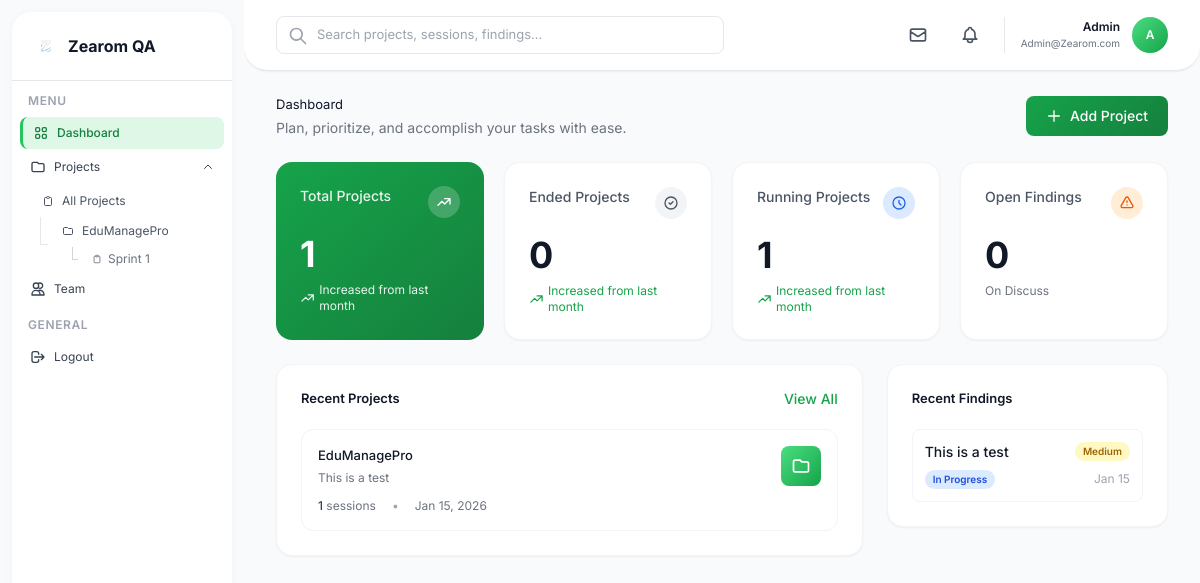
Page /dashboard (signed in) on the earlier database version.
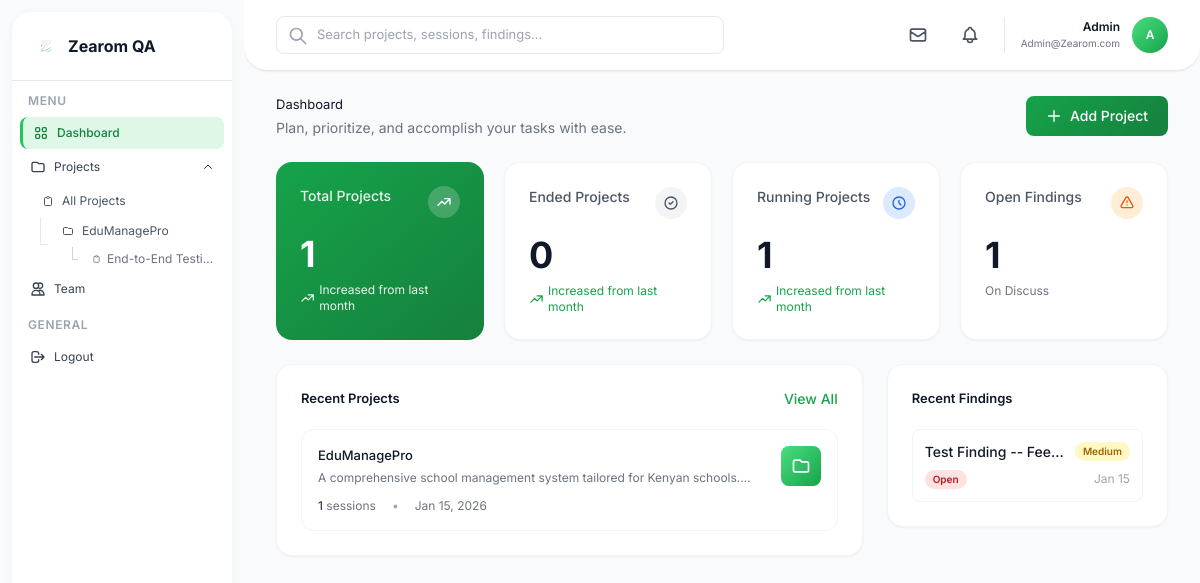
Same page on the later database version.
### app.py (models this page shows)
class TestingSession(db.Model):
    id = db.Column(db.Integer, primary_key=True)
    name = db.Column(db.String(200), nullable=False)
    description = db.Column(db.Text)
    status = db.Column(db.String(50), default='Active')
    project_id = db.Column(db.Integer, db.ForeignKey('project.id'), nullable=False)
    created_at = db.Column(db.DateTime, default=datetime.utcnow)
    updated_at = db.Column(db.DateTime, default=datetime.utcnow, onupdate=datetime.utcnow)
    findings = db.relationship('Finding', backref='session', lazy=True, cascade='all, delete-orphan')

class Project(db.Model):
    id = db.Column(db.Integer, primary_key=True)
    name = db.Column(db.String(200), nullable=False)
    description = db.Column(db.Text)
    created_by = db.Column(db.Integer, db.ForeignKey('user.id'), nullable=False)
    created_at = db.Column(db.DateTime, default=datetime.utcnow)
    updated_at = db.Column(db.DateTime, default=datetime.utcnow, onupdate=datetime.utcnow)
    sessions = db.relationship('TestingSession', backref='project', lazy=True, cascade='all, delete-orphan')
    categories = db.relationship('Category', backref='project', lazy=True, cascade='all, delete-orphan')

class Finding(db.Model):
    id = db.Column(db.Integer, primary_key=True)
    title = db.Column(db.String(200), nullable=False)
    description = db.Column(db.Text)
    severity = db.Column(db.String(50), default='Medium')
    status = db.Column(db.String(50), default='Open')
    session_id = db.Column(db.Integer, db.ForeignKey('testing_session.id'), nullable=False)
    category_id = db.Column(db.Integer, db.ForeignKey('category.id'))
    created_by = db.Column(db.Integer, db.ForeignKey('user.id'), nullable=False)
    status_updated_by = db.Column(db.Integer, db.ForeignKey('user.id'))
    status_updated_at = db.Column(db.DateTime)
    created_at = db.Column(db.DateTime, default=datetime.utcnow)
    updated_at = db.Column(db.DateTime, default=datetime.utcnow, onupdate=datetime.utcnow)
    screenshots = db.relationship('Screenshot', backref='finding', lazy=True, cascade='all, delete-orphan')

### app.py (the view)
@app.route('/dashboard')
@login_required
def dashboard():
    projects = Project.query.order_by(Project.updated_at.desc()).all()
    recent_findings = Finding.query.order_by(Finding.created_at.desc()).limit(10).all()
    stats = {
        'total_projects': Project.query.count(),
        'total_sessions': TestingSession.query.count(),
        'total_findings': Finding.query.count(),
        'open_findings': Finding.query.filter_by(status='Open').count()
    }
    return render_template('dashboard.html', projects=projects, recent_findings=recent_findings, stats=stats)

### app.py (called while the page is built)
@login_manager.user_loader
def load_user(user_id):
    return User.query.get(int(user_id))

@app.context_processor
def inject_sidebar_data():
    if current_user.is_authenticated:
        recent_projects = Project.query.filter_by(created_by=current_user.id) \
            .order_by(Project.updated_at.desc()).limit(3).all()
        return dict(sidebar_recent_projects=recent_projects)
    return dict(sidebar_recent_projects=[])

@app.context_processor
def inject_seo_defaults():
    return dict(
        site_name='Zearom QA',
        site_description='Comprehensive Quality Assurance management system for tracking projects, testing sessions, and findings.',
        site_url=request.url_root.rstrip('/')
    )

### templates/dashboard.html (shortened to what the changed rows need)
{% extends "base.html" %}
{% block content %}
<div class="mb-6">
    <div class="flex items-center justify-between">
        <div>
            <h1 class="text-gray-900 mb-1">Dashboard</h1>
        </div>
    </div>
</div>
<div class="grid grid-cols-1 md:grid-cols-2 lg:grid-cols-4 gap-5 mb-6">
            {% set completed_count = 0 %}
            {% for project in projects %}
                {% for session in project.sessions %}
                    {% if session.status == 'Completed' %}
                        {% set completed_count = completed_count + 1 %}
                    {% endif %}
                {% endfor %}
            {% endfor %}
    <div class="stat-card bg-white rounded-2xl p-6 shadow-sm border border-gray-100">
        <div class="flex items-start justify-between mb-4">
            <h3 class="text-sm font-medium text-gray-600">Open Findings</h3>
            <div class="w-8 h-8 bg-orange-100 rounded-full flex items-center justify-center">
            </div>
        </div>
        <div class="text-4xl font-bold text-gray-900 mb-2">{{ stats.open_findings }}</div>
        <div class="text-xs text-gray-500">On Discuss</div>
    </div>
</div>
<div class="grid grid-cols-1 lg:grid-cols-3 gap-6">
    <div class="lg:col-span-2">
        <div class="bg-white rounded-2xl shadow-sm border border-gray-100 p-6">
            <div class="flex items-center justify-between mb-5">
                <h2 class="font-semibold text-gray-900">Recent Projects</h2>
            </div>
            <div class="space-y-3">
                {% for project in projects[:5] %}
                <a href="{{ url_for('project_detail', project_id=project.id) }}" class="block p-4 border border-gray-100 rounded-xl hover:border-green-200 hover:bg-green-50 transition">
                    <div class="flex items-start justify-between">
                        <div class="flex-1">
                            <h3 class="font-medium text-gray-900 mb-1">{{ project.name }}</h3>
                            <p class="text-xs text-gray-500 line-clamp-1">{{ project.description or 'No description' }}</p>
                            <div class="flex items-center space-x-4 mt-3">
                                <span class="text-xs text-gray-500">
                                    <span class="font-medium text-gray-700">{{ project.sessions|length }}</span> sessions
                                </span>
                                <span class="text-xs text-gray-400">•</span>
                                <span class="text-xs text-gray-500">{{ project.updated_at.strftime('%b %d, %Y') }}</span>
                            </div>
                        </div>
                        <div class="w-10 h-10 bg-gradient-to-br from-green-400 to-green-600 rounded-lg flex items-center justify-center ml-4">
                            <svg class="w-5 h-5 text-white" fill="none" stroke="currentColor" viewBox="0 0 24 24">
                                <path stroke-linecap="round" stroke-linejoin="round" stroke-width="2" d="M3 7v10a2 2 0 002 2h14a2 2 0 002-2V9a2 2 0 00-2-2h-6l-2-2H5a2 2 0 00-2 2z"/>
                            </svg>
                        </div>
                    </div>
                </a>
                {% endfor %}
            </div>
        </div>
    </div>
    <div>
        <div class="bg-white rounded-2xl shadow-sm border border-gray-100 p-6">
            <div class="flex items-center justify-between mb-5">
                <h2 class="font-semibold text-gray-900">Recent Findings</h2>
            </div>
            <div class="space-y-3">
                {% for finding in recent_findings[:8] %}
                <a href="{{ url_for('finding_detail', finding_id=finding.id) }}" class="block p-3 border border-gray-100 rounded-lg hover:border-green-200 hover:bg-green-50 transition">
                    <div class="flex items-start justify-between mb-2">
                        <h4 class="font-medium text-sm text-gray-900 line-clamp-1 flex-1">{{ finding.title }}</h4>
                        <span class="badge ml-2 {% if finding.severity == 'Critical' %}bg-red-100 text-red-700{% elif finding.severity == 'High' %}bg-orange-100 text-orange-700{% elif finding.severity == 'Medium' %}bg-yellow-100 text-yellow-700{% else %}bg-blue-100 text-blue-700{% endif %}">
                            {{ finding.severity }}
                        </span>
                    </div>
                    <div class="flex items-center justify-between">
                        <span class="badge {% if finding.status == 'Open' %}bg-red-100 text-red-700{% elif finding.status == 'In Progress' %}bg-blue-100 text-blue-700{% elif finding.status == 'Resolved' %}bg-green-100 text-green-700{% else %}bg-gray-100 text-gray-700{% endif %}">
                            {{ finding.status }}
                        </span>
                        <span class="text-xs text-gray-400">{{ finding.created_at.strftime('%b %d') }}</span>
                    </div>
                </a>
                {% endfor %}
            </div>
        </div>
    </div>
</div>
{% endblock %}

### templates/base.html (shortened to what the changed rows need)
<!DOCTYPE html>
<html lang="en">
<head>
    <script src="https://cdn.tailwindcss.com"></script>
</head>
<body class="bg-gray-50">
    <div class="flex h-screen overflow-hidden">
        <aside id="sidebar" class="sidebar-container flex flex-col")
            <div class="flex-1 overflow-y-auto py-3">
                <div class="px-2 mb-3">
                    <nav class="space-y-0.5">
                        <div>
                            <div id="projectsDropdown" class="projects-dropdown open mt-1">
                                <div class="ml-3 space-y-0.5">
                                    {% if sidebar_recent_projects %}
                                        {% for project in sidebar_recent_projects %}
                                        <div class="tree-line">
                                            <div>
                                                <a href="{{ url_for('project_detail', project_id=project.id) }}"
                                                   class="sidebar-item flex items-center px-2.5 py-1.5 text-xs rounded-lg text-gray-600 hover:text-gray-900 ">
                                                    <svg class="w-3 h-3 mr-2" fill="none" stroke="currentColor" viewBox="0 0 24 24">
                                                        <path stroke-linecap="round" stroke-linejoin="round" stroke-width="2" d="M3 7v10a2 2 0 002 2h14a2 2 0 002-2V9a2 2 0 00-2-2h-6l-2-2H5a2 2 0 00-2 2z"/>
                                                    </svg>
                                                    <span class="truncate">{{ project.name[:20] }}{% if project.name|length > 20 %}...{% endif %}</span>
                                                </a>
                                                {% set sorted_sessions = project.sessions|sort(attribute='updated_at', reverse=True) %}
                                                {% if sorted_sessions %}
                                                <div class="ml-3 mt-0.5 space-y-0.5">
                                                    {% for session in sorted_sessions %}
                                                    {% if loop.index <= 3 %}
                                                    <div class="session-tree-line">
                                                        <a href="{{ url_for('session_detail', session_id=session.id) }}"
                                                           class="sidebar-item flex items-center px-2 py-1 text-xs rounded-lg text-gray-500 hover:text-gray-900 ">
                                                            <svg class="w-2.5 h-2.5 mr-1.5" fill="none" stroke="currentColor" viewBox="0 0 24 24">
                                                                <path stroke-linecap="round" stroke-linejoin="round" stroke-width="2" d="M9 5H7a2 2 0 00-2 2v12a2 2 0 002 2h10a2 2 0 002-2V7a2 2 0 00-2-2h-2M9 5a2 2 0 002 2h2a2 2 0 002-2M9 5a2 2 0 012-2h2a2 2 0 012 2"/>
                                                            </svg>
                                                            <span class="truncate">{{ session.name[:18] }}{% if session.name|length > 18 %}...{% endif %}</span>
                                                        </a>
                                                    </div>
                                                    {% endif %}
                                                    {% endfor %}
                                                </div>
                                                {% endif %}
                                            </div>
                                        </div>
                                        {% endfor %}
                                    {% endif %}
                                </div>
                            </div>
                        </div>
                    </nav>
                </div>
            </div>
        </aside>
        <main class="flex-1 overflow-y-auto">
            <div class="px-8 py-6">
                {% block content %}{% endblock %}
            </div>
        </main>
    </div>
</body>
</html>

Differences in the rows shown:
removed Finding: title "This is a test", severity "Medium", status "In Progress", created_at "Jan 15"
changed Project "EduManagePro": description "This is a test" → "A comprehensive school management system tailored for Kenyan…"
changed TestingSession: name "Sprint 1" → "End-to-End Testi…"
added Finding: title "Test Finding --…", severity "Medium", status "Open", created_at "Jan 15"
Other differences:
{{ stats.open_findings }}: "0" → "1"
